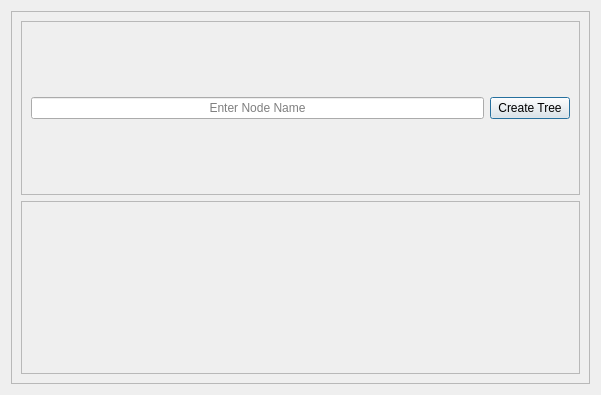
<?xml version="1.0" encoding="UTF-8"?>
<ui version="4.0">
 <class>Dialog</class>
 <widget class="QDialog" name="Dialog">
  <property name="geometry">
   <rect>
    <x>0</x>
    <y>0</y>
    <width>601</width>
    <height>395</height>
   </rect>
  </property>
  <property name="windowTitle">
   <string>PyQt5 Starter App</string>
  </property>
  <layout class="QGridLayout" name="gridLayout">
   <item row="0" column="0">
    <widget class="QFrame" name="frame_window">
     <property name="frameShape">
      <enum>QFrame::StyledPanel</enum>
     </property>
     <property name="frameShadow">
      <enum>QFrame::Raised</enum>
     </property>
     <layout class="QGridLayout" name="gridLayout_3">
      <item row="0" column="0">
       <widget class="QFrame" name="frame_node">
        <property name="frameShape">
         <enum>QFrame::StyledPanel</enum>
        </property>
        <property name="frameShadow">
         <enum>QFrame::Raised</enum>
        </property>
        <layout class="QGridLayout" name="gridLayout_2">
         <item row="0" column="0">
          <widget class="QLineEdit" name="lineEdit_nodeName">
           <property name="autoFillBackground">
            <bool>false</bool>
           </property>
           <property name="inputMask">
            <string/>
           </property>
           <property name="text">
            <string/>
           </property>
           <property name="alignment">
            <set>Qt::AlignCenter</set>
           </property>
           <property name="placeholderText">
            <string>Enter Node Name</string>
           </property>
          </widget>
         </item>
         <item row="0" column="1">
          <widget class="QPushButton" name="button_create_tree">
           <property name="text">
            <string>Create Tree</string>
           </property>
          </widget>
         </item>
        </layout>
       </widget>
      </item>
      <item row="1" column="0">
       <widget class="QFrame" name="frame_tree">
        <property name="frameShape">
         <enum>QFrame::StyledPanel</enum>
        </property>
        <property name="frameShadow">
         <enum>QFrame::Raised</enum>
        </property>
        <layout class="QGridLayout" name="gridLayout_4"/>
       </widget>
      </item>
     </layout>
    </widget>
   </item>
  </layout>
 </widget>
 <resources/>
 <connections/>
</ui>
